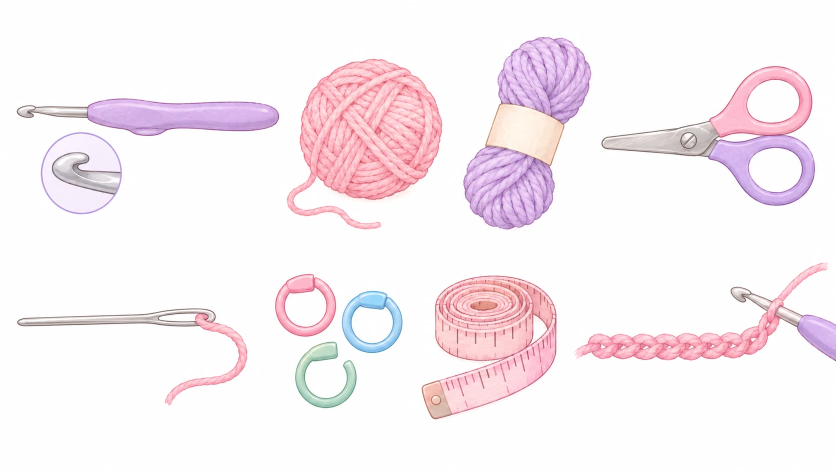
#> input picture herramientas/aventuras-de-rosina/ilustraciones/hoja-implementos-chatgpt.webp, 1672 x 940 px (shown at 1/2 size)
$ python recortar_implementos.py
#> lines starting #> are read from the running program, lines starting #| are printed output that depends on the picture; after the words box and inside, x2 and y2 are one past the last pixel; in counts of white or black regions, pixels touching at a corner belong together
#!/usr/bin/env python3
"""Recorta los implementos de tejer de la hoja hecha con ChatGPT (ilustraciones/hoja-implementos-chatgpt.webp) y los guarda sueltos,
con fondo transparente, en img/aventuras/implementos/. Se usan en los dibujos del libro (dibujos.js).
Uso: python3 herramientas/aventuras-de-rosina/recortar_implementos.py"""
import os
import numpy as np
from PIL import Image
from scipy import ndimage

RAIZ = os.path.abspath(os.path.join(os.path.dirname(__file__), '..', '..'))
HOJA = os.path.join(os.path.dirname(__file__), 'ilustraciones', 'hoja-implementos-chatgpt.webp')
DESTINO = os.path.join(RAIZ, 'img', 'aventuras', 'implementos')
# nombre -> caja (x0, x1, y0, y1) medida sobre la hoja de 1672 x 940
CAJAS = {
    'gancho': (20, 570, 185, 285), 'gancho-cabeza': (70, 256, 252, 440), 'ovillo': (562, 898, 105, 470), 'madeja': (915, 1195, 62, 472),
    'tijeras': (1190, 1642, 120, 424), 'aguja': (20, 506, 604, 822), 'marcadores': (536, 818, 536, 830), 'cinta': (832, 1126, 538, 850),
    'cadeneta': (1136, 1672, 513, 735),
}


def recortar(a, caja):
    x0, x1, y0, y1 = caja
    sub = a[y0:y1, x0:x1].copy()
    fondo = sub.min(axis=2) >= 241
    lab, n = ndimage.label(fondo)
    grandes = [i for i in range(1, n + 1) if (lab == i).sum() > 400]
    quitar = np.isin(lab, grandes)
    alfa = np.where(quitar, 0.0, 255.0)
    alfa = ndimage.gaussian_filter(alfa, 0.7)
    alfa = np.where(quitar & (alfa < 40), 0, alfa)
    # se queda solo con las piezas grandes del recuadro (descarta trozos de objetos vecinos que entran en la caja)
    lab2, n2 = ndimage.label(ndimage.binary_dilation(~quitar, iterations=3))
    tam = ndimage.sum(~quitar, lab2, range(1, n2 + 1))
    buenas = [i + 1 for i, t in enumerate(tam) if t >= 0.15 * max(tam)]
    alfa = np.where(np.isin(lab2, buenas), alfa, 0)
    rgba = np.dstack([sub, np.clip(alfa, 0, 255).astype(np.uint8)])
    im = Image.fromarray(rgba.astype(np.uint8), 'RGBA')
    return im.crop(im.getbbox())


def main():
    os.makedirs(DESTINO, exist_ok=True)
    a = np.array(Image.open(HOJA).convert('RGB'))
#> a is the input picture: shape (940, 1672, 3); mean R, G, B 248.6, 239.6, 243.7
    for nombre, caja in CAJAS.items():
        im = recortar(a, caja)
        im.save(os.path.join(DESTINO, nombre + '.webp'), quality=90, method=6)
        print(nombre, im.size)
#> this loop made 9 passes
#> (n in recortar, grandes in recortar, n2 in recortar, tam in recortar, buenas in recortar) on passes 1 to 9: (20, [1, 6], 2, [24688, 663], [1]), (179, [1, 2], 2, [254, 18409], [2]), (16, [1], 1, [67140], [1]), (8, [1], 1, [59632], [1]), (32, [1, 3, 10, 32], 1, [38672], [1]), (10, [1, 3, 5], 1, [12989], [1]), (17, [1, 9, 11], 3, [7423, 7443, 7004], [1, 2, 3]), (28, [1, 4], 1, [53563], [1]), (26, [1], 1, [29375], [1])
#> pass 1, in recortar, `sub = a[y0:y1, x0:x1].copy()`:
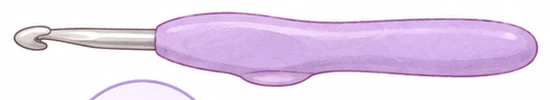
#> sub: shape (100, 550, 3); mean R, G, B 233.1, 217.8, 238.7
#> pass 1, in recortar, `fondo = sub.min(axis=2) >= 241`:
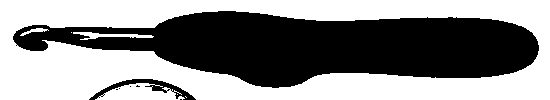
#> fondo: shape (100, 550) bool; 54.7% white; 7 black regions (5 under 20 px), largest, box (x1, y1, x2, y2) and area: (13, 11, 539, 88) 24321, (89, 79, 196, 100) 610
#> pass 1, in recortar, `lab, n = ndimage.label(fondo)`:
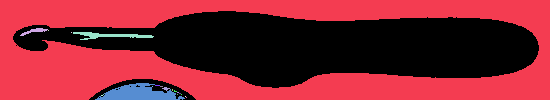
#> lab: shape (100, 550) int32; 21 distinct labels, from 0 to 20; one colour per label, 0 black
#> pass 1, in recortar, `quitar = np.isin(lab, grandes)`:
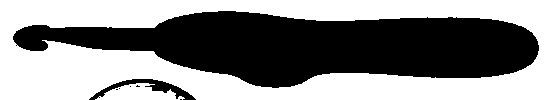
#> quitar: shape (100, 550) bool; 53.9% white; 7 black regions (5 under 20 px), largest, box (x1, y1, x2, y2) and area: (13, 11, 539, 88) 24688, (89, 79, 196, 100) 652
#> after the loop:
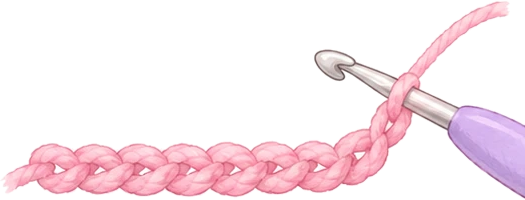
#> im: PIL image 525x200 RGBA; mean R, G, B, A 248.7, 232.2, 237.8, 71.2; transparent parts drawn white


if __name__ == '__main__':
    main()
